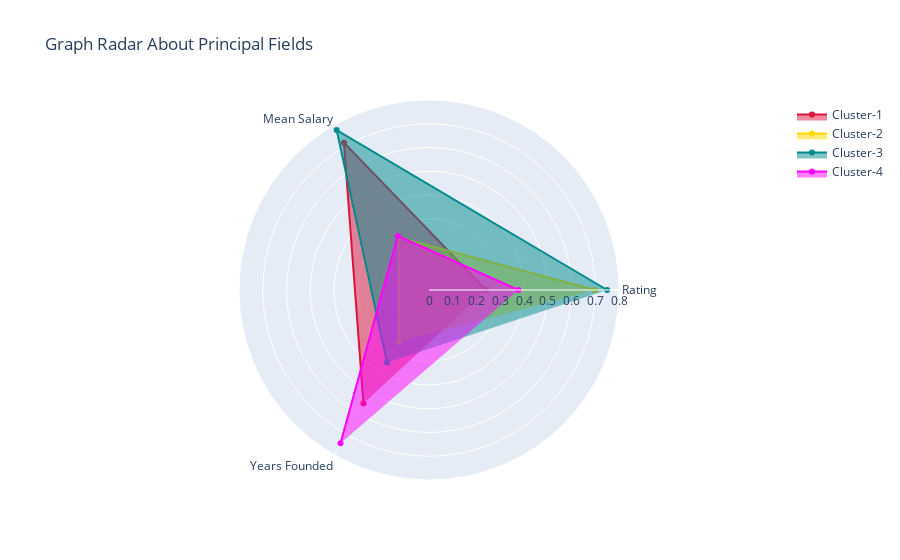

The code cell stored with this chart in its notebook:
### Code cell
# RADAR PLOT:
colors = ['crimson','gold', 'darkcyan', 'magenta']
y = np.array(df_cluster_group)
categories = list(df_cluster_group.columns)
radar_chart = go.Figure()

#Cluster 1
radar_chart.add_trace(go.Scatterpolar(r = y[:1,:].tolist()[0],
                                     theta = categories,
                                     fill = 'toself',
                                     name = 'Cluster-1',
                                     marker = dict(color = colors[0])
                                     ))

#Cluster 2
radar_chart.add_trace(go.Scatterpolar(r = y[1:2,:].tolist()[0],
                                     theta = categories,
                                     fill = 'toself',
                                     name = 'Cluster-2',
                                     marker = dict(color = colors[1])
                                     ))

#Cluster 3
radar_chart.add_trace(go.Scatterpolar(r = y[2:3,:].tolist()[0],
                                     theta = categories,
                                     fill = 'toself',
                                     name = 'Cluster-3',
                                     marker = dict(color = colors[2])
                                     ))

#Cluster 4
radar_chart.add_trace(go.Scatterpolar(r = y[3:4,:].tolist()[0],
                                     theta = categories,
                                     fill = 'toself',
                                     name = 'Cluster-4',
                                     marker = dict(color = colors[3])
                                     ))

# Update Layout
radar_chart.update_layout(polar = dict(radialaxis = dict(visible = True,
                                                        range = [0.0, 0.8])),
                         showlegend = True,
                         title = "Graph Radar About Principal Fields")


radar_chart.show()

### Figure 1 — Plotly figure (JSON) as saved in the notebook; plotly's stock layout.template omitted (floating-point values rounded to 4 significant figures)
{"data": [{"fill": "toself", "marker": {"color": "crimson"}, "name": "Cluster-1", "r": [0.2402, 0.7164, 0.5521], "theta": ["Rating", "Mean Salary", "Years Founded"], "type": "scatterpolar"}, {"fill": "toself", "marker": {"color": "gold"}, "name": "Cluster-2", "r": [0.6982, 0.2562, 0.2526], "theta": ["Rating", "Mean Salary", "Years Founded"], "type": "scatterpolar"}, {"fill": "toself", "marker": {"color": "darkcyan"}, "name": "Cluster-3", "r": [0.7502, 0.7778, 0.353], "theta": ["Rating", "Mean Salary", "Years Founded"], "type": "scatterpolar"}, {"fill": "toself", "marker": {"color": "magenta"}, "name": "Cluster-4", "r": [0.3762, 0.2631, 0.7453], "theta": ["Rating", "Mean Salary", "Years Founded"], "type": "scatterpolar"}], "layout": {"polar": {"radialaxis": {"range": [0.0, 0.8], "visible": true}}, "showlegend": true, "title": {"text": "Graph Radar About Principal Fields"}}}
